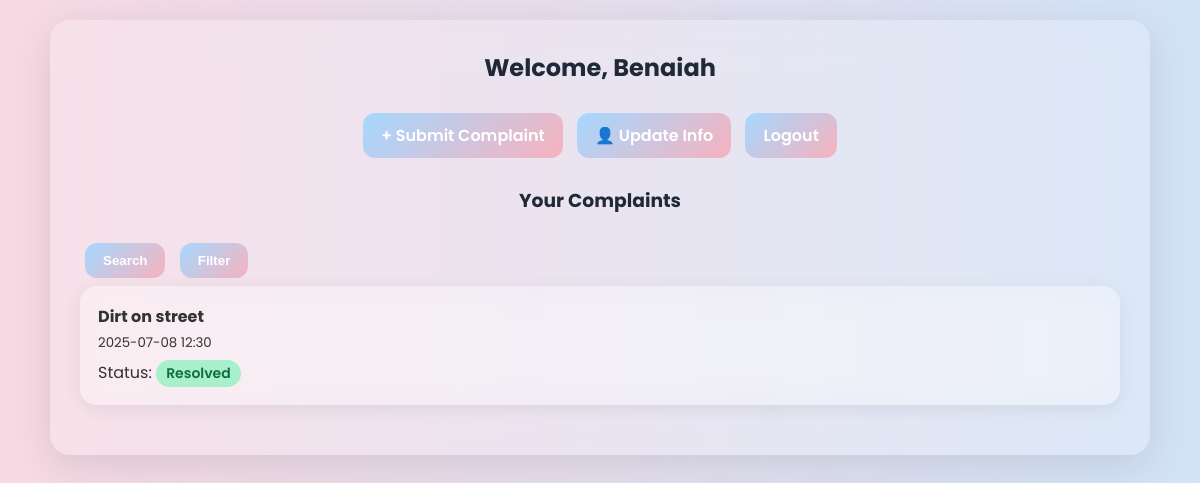
Before: /dashboard (signed in) with the older database file.
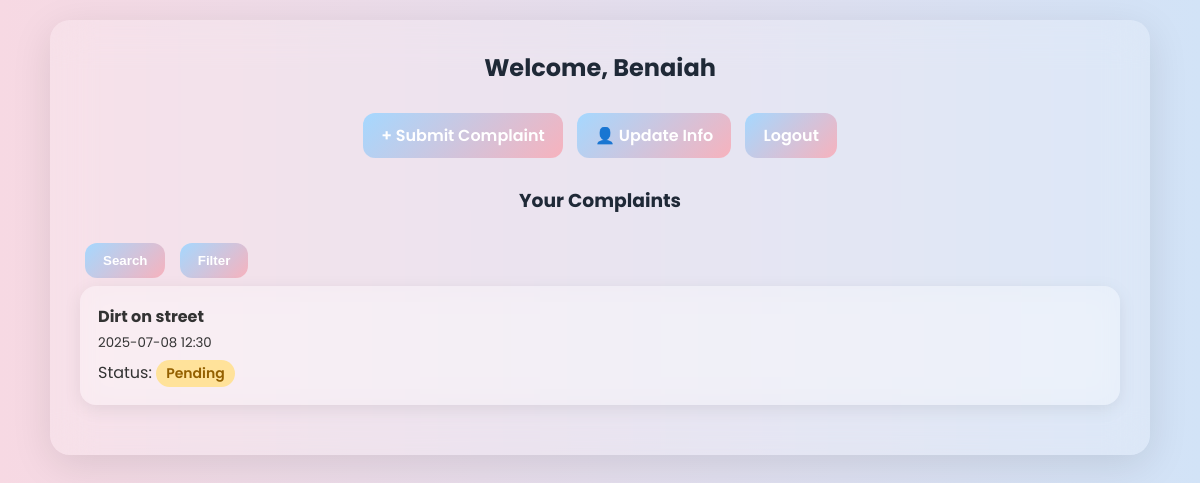
After: the same page with the newer database file.
### app.py (models this page shows)
class User(UserMixin, db.Model):
    id = db.Column(db.Integer, primary_key=True)
    name = db.Column(db.String(150))
    email = db.Column(db.String(150), unique=True)
    password = db.Column(db.String(200), nullable=False)
    role = db.Column(db.String(50))
    complaints = db.relationship('Complaint', backref='user', lazy=True)

class Complaint(db.Model):
    id = db.Column(db.Integer, primary_key=True)
    title = db.Column(db.String(150), nullable=False)
    description = db.Column(db.Text, nullable=False)
    image_path = db.Column(db.String(300))
    category = db.Column(db.String(100))
    status = db.Column(db.String(50), default='Pending')
    user_id = db.Column(db.Integer, db.ForeignKey('user.id'), nullable=False)
    timestamp = db.Column(db.DateTime, default=datetime.utcnow)
    resolved_at = db.Column(db.DateTime, nullable=True)

### app.py (the view)
@app.route('/dashboard')
@login_required
def dashboard():
    if current_user.role != 'user':
        return redirect('/admin')
    filter_date = request.args.get('filter_date')
    search = request.args.get('search', '').lower()
    page = int(request.args.get('page', 1))
    per_page = 2
    query = Complaint.query.filter_by(user_id=current_user.id)
    if filter_date:
        query = query.filter(Complaint.timestamp.like(f"{filter_date}%"))
    if search:
        query = query.filter(Complaint.title.ilike(f"%{search}%") | Complaint.description.ilike(f"%{search}%"))
    total = query.count()
    complaints = query.order_by(Complaint.timestamp.desc()).offset((page - 1) * per_page).limit(per_page).all()
    return render_template("dashboard.html", complaints=complaints, current_page=page, total_pages=(total + per_page - 1) // per_page, user=current_user)

### app.py (called while the page is built)
@login_manager.user_loader
def load_user(user_id):
    return User.query.get(int(user_id))

### templates/dashboard.html (shortened to what this page needs)
<!DOCTYPE html>
<html lang="en">
<head>
  <link rel="stylesheet" href="{{ url_for('static', filename='styles.css') }}">
</head>
<body>
  <div class="container">
    <h2>Welcome, {{ user.name }}</h2>
    <div style="text-align: center; margin-bottom: 20px;">
      <a href="/submit" class="btn">+ Submit Complaint</a>
      <a href="/resident-info" class="btn">👤 Update Info</a>
      <a href="/logout" class="btn">Logout</a>
    </div>
    <h3>Your Complaints</h3>
  <div class="top-menu">
    <button onclick="toggleSearch()">Search</button>
    <button onclick="toggleFilter()">Filter</button>
  </div>
    {% if complaints %}
      <ul class="complaint-list">
        {% for complaint in complaints %}
          <li class="complaint-card">
            <strong>{{ complaint.title }}</strong><br>
            <small>{{ complaint.timestamp.strftime("%Y-%m-%d %H:%M") }}</small><br>
            <p>Status:
              <span class="status {{ complaint.status }}">
                {{ complaint.status.title() }}
              </span>
            </p>
          </li>
        {% endfor %}
      </ul>
    {% else %}
      <p>No complaints submitted yet.</p>
    {% endif %}
  </div>
</body>
</html>

### static/styles.css (style rules this page uses)
* { box-sizing: border-box; margin: 0; padding: 0; }
body { font-family: 'Poppins', sans-serif; background: linear-gradient(to right, #f7d9e3, #d2e3f7); min-height: 100vh; padding: 20px; color: #333; }
.container { max-width: 1100px; margin: auto; padding: 30px; background: rgba(255, 255, 255, 0.2); backdrop-filter: blur(20px); -webkit-backdrop-filter: blur(20px); border-radius: 20px; box-shadow: 0 10px 40px rgba(0, 0, 0, 0.1); }
h2, h3 { color: #1f2937; text-align: center; margin-bottom: 20px; }
button, .btn { display: inline-block; background: linear-gradient(135deg, #a5d8ff, #f7b2bd); padding: 10px 18px; color: #fff; font-weight: 600; border: none; border-radius: 12px; cursor: pointer; transition: all 0.3s ease; text-decoration: none; text-align: center; margin: 8px 5px; }
.complaint-list { list-style: none; padding: 0; }
.complaint-card { background: rgba(255, 255, 255, 0.25); backdrop-filter: blur(16px); border-radius: 16px; padding: 18px; margin-bottom: 20px; transition: transform 0.25s ease, box-shadow 0.25s ease; box-shadow: 0 4px 18px rgba(0, 0, 0, 0.08); }
.status { display: inline-block; padding: 3px 10px; border-radius: 20px; font-weight: 600; font-size: 14px; margin-top: 6px; }
.status.pending { background: #ffe29a; color: #946000; }

Changed rows visible on the page:
changed Complaint "Dirt on street": status "Resolved" → "Pending"
